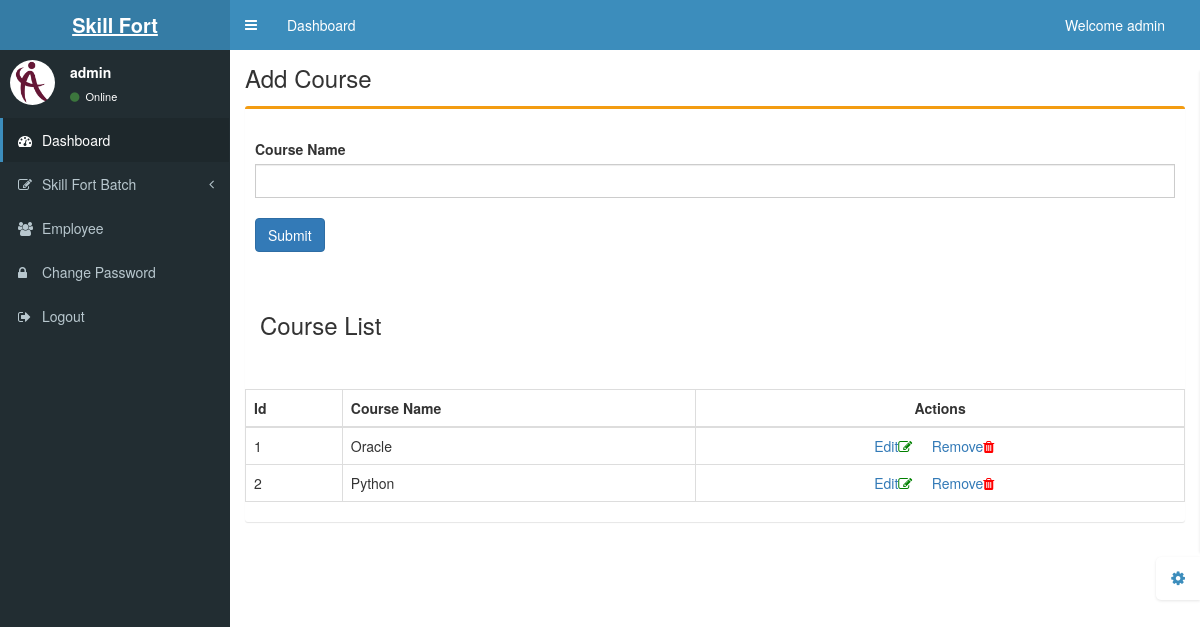
/course.php (signed in), run on an earlier commit of the app's database.
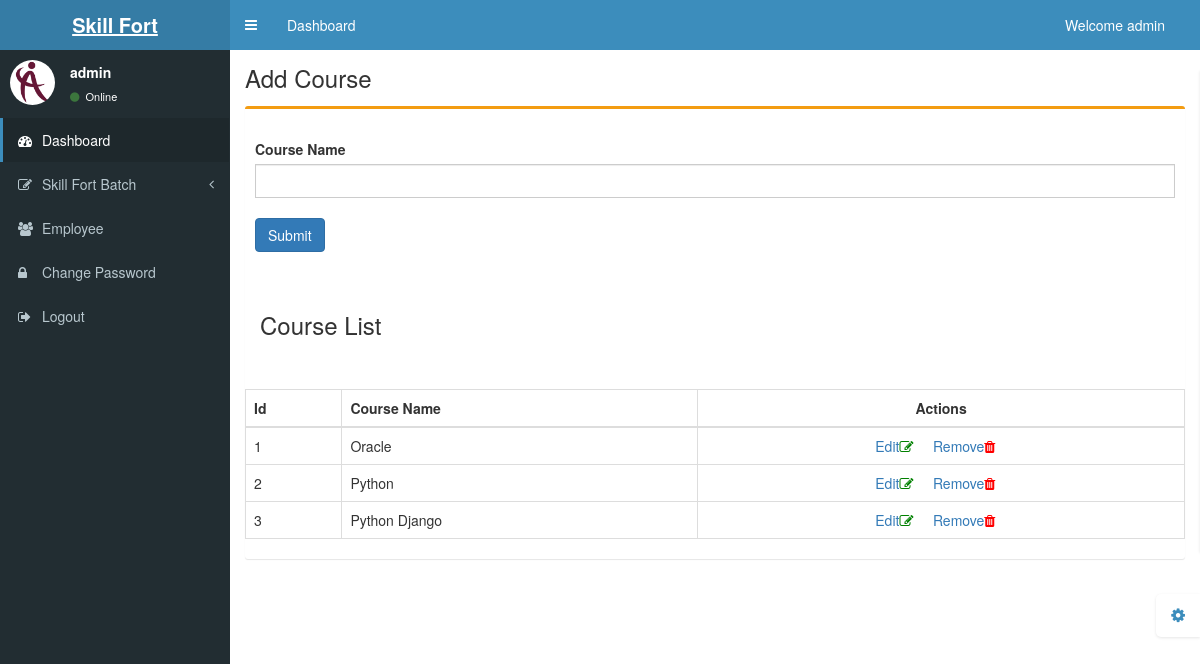
And on a later commit of the database.
### tables this page shows
CREATE TABLE `category` (
  `id` int(200) NOT NULL,
  `c_id` varchar(200) NOT NULL,
  `category` varchar(200) NOT NULL,
  `image` varchar(200) NOT NULL
);

### course.php (the view, shortened to what this page needs)
<?php include('header.php') ?>
<div class="content-wrapper">
  <section class="content-header">
    <h1>
      Add Course </h1>
  </section>
  <section class="content">
    <div class="row">
      <div class="col-lg-12">
        <div class="box box-warning">
          <div class="box-header">
          </div>
          <div class="box-body">
            <form role="form" action="save_course.php" method="POST" enctype="multipart/form-data">
              <div class="form-group">
                <label for="ban">Course Name</label>
                <input class="form-control" id="ban" name="category" />
                <br>
                <button type="submit" class="btn btn-primary">Submit</button>
              </div>
          </div>
          <section class="content-header">
            <h3>
              Course List
            </h3>
          </section>
          <br>
          <br />
          <div id="table-content">
            <table class="table table-hover table-bordered">
              <thead class="thead-light ">
                <tr>
                  <th>Id</th>
                  <th>Course Name</th>
                  <th class="text-center">Actions</th>
                </tr>
              </thead>
              <tbody>
                <?php
                require('db.php');
                $slno = 0;
                $result = mysqli_query($conn, "SELECT * FROM category");
                while ($row_result = mysqli_fetch_array($result)) {
                  $slno++;
                  $category = $row_result['category'];
                ?>
                  <tr>
                    <td><?php echo $slno; ?></td>
                    <td><?php echo $category; ?></td>
                    <td class="text-center">
                      <a href="edit_course.php?id=<?php echo $row_result['id']; ?>">Edit<i class="fa fa-edit" style="color:green"></i></a> &nbsp;&nbsp;&nbsp;
                      <a href="remove_course.php?id=<?php echo $row_result['id']; ?>" onclick="return confirm('Are you sure you want to delete this item?');">Remove<i class="fa fa-trash" aria-hidden="true" style="color:red"></i></a>&nbsp;&nbsp;&nbsp;
                    </td>
                  </tr>
                <?php
                }
                ?>
              </tbody>
          </div>
        </div>
      </div>
    </div>
  </section>
</div>
<?php include('footer.php') ?>

What changed in the data, as far as the page shows it:
added category: category "Python Django"
